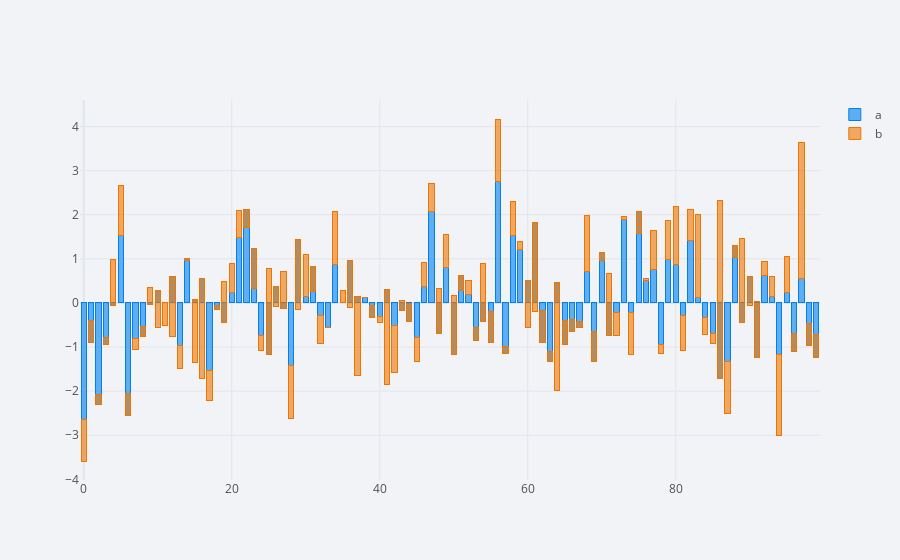

The notebook cell this image was saved under:
### Code cell
cf.set_config_file(theme = 'polar')
df.iplot(kind = 'bar',barmode='stack',bargap = 0.3)
